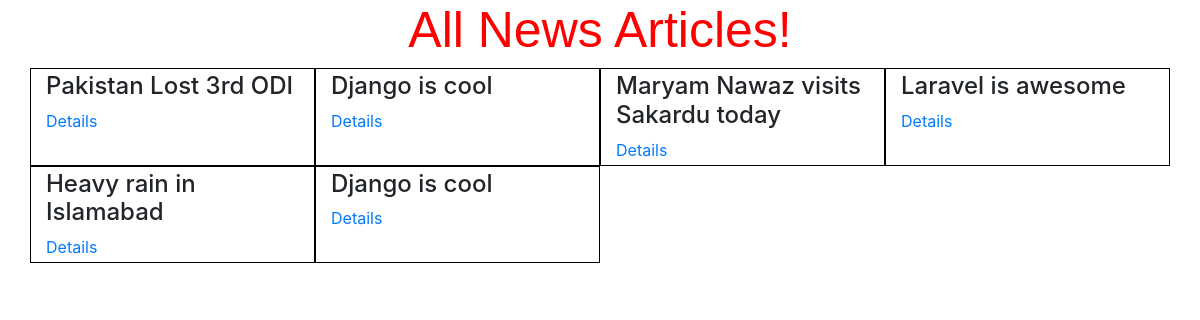
The page /news/articles/ on the database its author committed.
### news/models.py (models this page shows)
class Article(models.Model):
	date = models.DateField()
	headline = models.CharField(max_length=100)
	content = models.CharField(max_length=255)
	reporter = models.ForeignKey(Reporter, on_delete=models.CASCADE, related_name="Reporter")
	def __str__(self):
		return self.headline

### news/views.py (the view)
# urls.py: path('articles/', views.articles, name='index'),
def articles(request):
	articles = Article.objects.all()
	return render(request, 'news/articles.html',{
		'articles':articles,
		})

### news/templates/news/articles.html
{% extends 'news/master.html' %}
{% block heading %}
	<h1 class="front-page-heading" align="center">All News Articles!</h1>
{% endblock %}
{% block body %}
	<div class="row">
		{%for article in articles %}
		<div class="col-3">
			<h4>{{ article }}</h4>
			<a href="{% url 'news:details' article.id %}">Details</a>
		</div>
		{% endfor %}
	</div>
{% endblock %}

### news/static/news/styles.css (style rules this page uses)
.front-page-heading { font-family: sans-serif; color: red; font-size: 50px; }
.col-3 { border: 1px solid black; padding: 3px; }

### rows shown on the page
Article: headline "Pakistan Lost 3rd ODI"
Article: headline "Django is cool"
Article: headline "Maryam Nawaz visits Sakardu today"
Article: headline "Laravel is awesome"
Article: headline "Heavy rain in Islamabad"
Article: headline "Django is cool"
